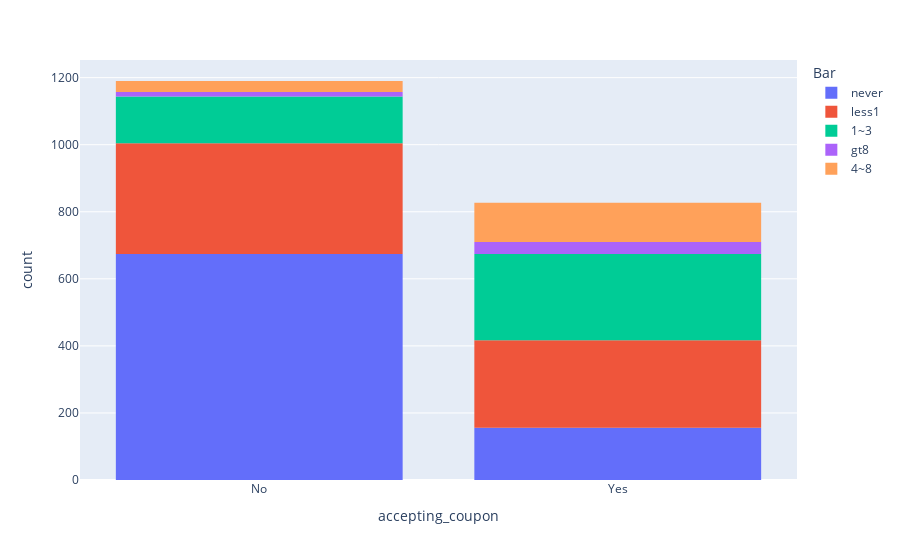

Notebook source saved alongside this figure:
### Code cell
# bar coupons by how often frequenting a bar. Clearly if you don't go to a bar often you're not accepting the coupon
fig = px.histogram(bar_coupons, x="accepting_coupon", color="Bar")
fig.show()

### Figure 1 — Plotly figure (JSON) as saved in the notebook; plotly's stock layout.template omitted (floating-point values rounded to 4 significant figures; data arrays with more than 128 entries replaced by an {"elided": "..."} marker saying what was removed)
{"data": [{"alignmentgroup": "True", "bingroup": "x", "hovertemplate": "Bar=never<br>accepting_coupon=%{x}<br>count=%{y}<extra></extra>", "legendgroup": "never", "marker": {"color": "#636efa", "pattern": {"shape": ""}}, "name": "never", "offsetgroup": "never", "orientation": "v", "showlegend": true, "type": "histogram", "x": {"elided": "830 str values"}, "xaxis": "x", "yaxis": "y"}, {"alignmentgroup": "True", "bingroup": "x", "hovertemplate": "Bar=less1<br>accepting_coupon=%{x}<br>count=%{y}<extra></extra>", "legendgroup": "less1", "marker": {"color": "#EF553B", "pattern": {"shape": ""}}, "name": "less1", "offsetgroup": "less1", "orientation": "v", "showlegend": true, "type": "histogram", "x": {"elided": "591 str values"}, "xaxis": "x", "yaxis": "y"}, {"alignmentgroup": "True", "bingroup": "x", "hovertemplate": "Bar=1~3<br>accepting_coupon=%{x}<br>count=%{y}<extra></extra>", "legendgroup": "1~3", "marker": {"color": "#00cc96", "pattern": {"shape": ""}}, "name": "1~3", "offsetgroup": "1~3", "orientation": "v", "showlegend": true, "type": "histogram", "x": {"elided": "397 str values"}, "xaxis": "x", "yaxis": "y"}, {"alignmentgroup": "True", "bingroup": "x", "hovertemplate": "Bar=gt8<br>accepting_coupon=%{x}<br>count=%{y}<extra></extra>", "legendgroup": "gt8", "marker": {"color": "#ab63fa", "pattern": {"shape": ""}}, "name": "gt8", "offsetgroup": "gt8", "orientation": "v", "showlegend": true, "type": "histogram", "x": ["Yes", "Yes", "Yes", "No", "Yes", "Yes", "Yes", "Yes", "Yes", "Yes", "Yes", "Yes", "Yes", "Yes", "Yes", "Yes", "Yes", "Yes", "Yes", "Yes", "Yes", "Yes", "Yes", "Yes", "No", "No", "Yes", "No", "Yes", "Yes", "Yes", "No", "No", "No", "No", "No", "No", "Yes", "Yes", "No", "No", "Yes", "Yes", "Yes", "Yes", "Yes", "No", "Yes", "Yes"], "xaxis": "x", "yaxis": "y"}, {"alignmentgroup": "True", "bingroup": "x", "hovertemplate": "Bar=4~8<br>accepting_coupon=%{x}<br>count=%{y}<extra></extra>", "legendgroup": "4~8", "marker": {"color": "#FFA15A", "pattern": {"shape": ""}}, "name": "4~8", "offsetgroup": "4~8", "orientation": "v", "showlegend": true, "type": "histogram", "x": {"elided": "150 str values"}, "xaxis": "x", "yaxis": "y"}], "layout": {"barmode": "relative", "legend": {"title": {"text": "Bar"}, "tracegroupgap": 0}, "margin": {"t": 60}, "xaxis": {"anchor": "y", "domain": [0, 1], "title": {"text": "accepting_coupon"}}, "yaxis": {"anchor": "x", "domain": [0, 1], "title": {"text": "count"}}}}
